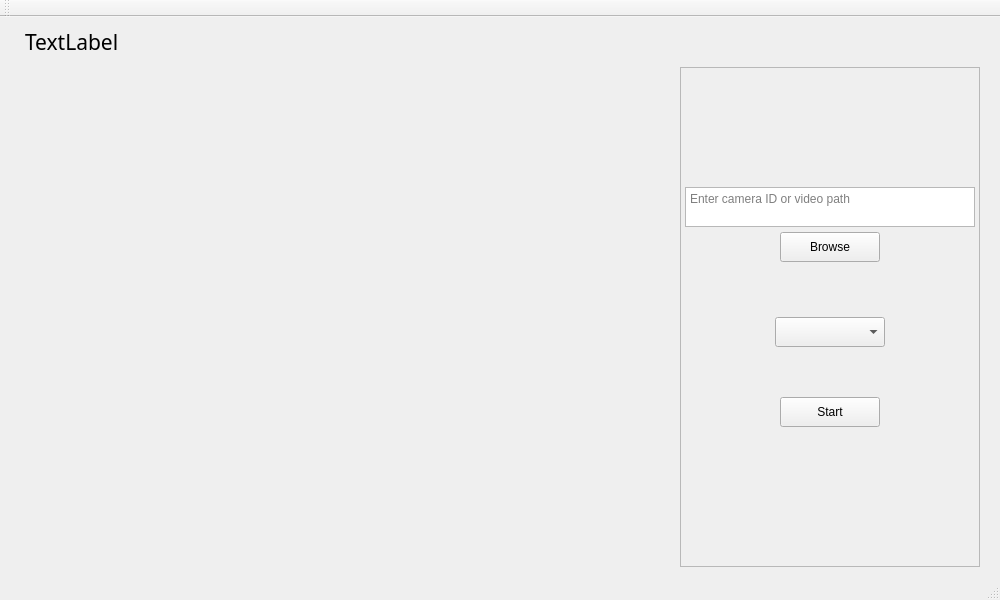
<?xml version="1.0" encoding="UTF-8"?>
<ui version="4.0">
 <class>ObjectDetectorClass</class>
 <widget class="QMainWindow" name="ObjectDetectorClass">
  <property name="geometry">
   <rect>
    <x>0</x>
    <y>0</y>
    <width>1000</width>
    <height>600</height>
   </rect>
  </property>
  <property name="windowTitle">
   <string>ObjectDetector</string>
  </property>
  <widget class="QWidget" name="centralWidget">
   <widget class="QFrame" name="frame">
    <property name="geometry">
     <rect>
      <x>680</x>
      <y>50</y>
      <width>300</width>
      <height>500</height>
     </rect>
    </property>
    <property name="sizePolicy">
     <sizepolicy hsizetype="Expanding" vsizetype="Expanding">
      <horstretch>0</horstretch>
      <verstretch>0</verstretch>
     </sizepolicy>
    </property>
    <property name="frameShape">
     <enum>QFrame::StyledPanel</enum>
    </property>
    <property name="frameShadow">
     <enum>QFrame::Raised</enum>
    </property>
    <widget class="QTextEdit" name="pathtxt">
     <property name="geometry">
      <rect>
       <x>5</x>
       <y>120</y>
       <width>290</width>
       <height>40</height>
      </rect>
     </property>
     <property name="placeholderText">
      <string>Enter camera ID or video path</string>
     </property>
    </widget>
    <widget class="QPushButton" name="browsebtn">
     <property name="geometry">
      <rect>
       <x>100</x>
       <y>165</y>
       <width>100</width>
       <height>30</height>
      </rect>
     </property>
     <property name="text">
      <string>Browse</string>
     </property>
    </widget>
    <widget class="QComboBox" name="chsobj">
     <property name="geometry">
      <rect>
       <x>95</x>
       <y>250</y>
       <width>110</width>
       <height>30</height>
      </rect>
     </property>
     <property name="placeholderText">
      <string>Select Object</string>
     </property>
    </widget>
    <widget class="QPushButton" name="startbtn">
     <property name="geometry">
      <rect>
       <x>100</x>
       <y>330</y>
       <width>100</width>
       <height>30</height>
      </rect>
     </property>
     <property name="text">
      <string>Start</string>
     </property>
    </widget>
   </widget>
   <widget class="QLabel" name="label">
    <property name="geometry">
     <rect>
      <x>20</x>
      <y>50</y>
      <width>650</width>
      <height>500</height>
     </rect>
    </property>
    <property name="text">
     <string/>
    </property>
   </widget>
   <widget class="QLabel" name="titlelabel">
    <property name="geometry">
     <rect>
      <x>25</x>
      <y>7</y>
      <width>711</width>
      <height>35</height>
     </rect>
    </property>
    <property name="font">
     <font>
      <family>Goudy Old Style</family>
      <pointsize>16</pointsize>
      <weight>50</weight>
      <bold>false</bold>
     </font>
    </property>
    <property name="text">
     <string>TextLabel</string>
    </property>
   </widget>
  </widget>
  <widget class="QMenuBar" name="menuBar">
   <property name="geometry">
    <rect>
     <x>0</x>
     <y>0</y>
     <width>1000</width>
     <height>26</height>
    </rect>
   </property>
  </widget>
  <widget class="QToolBar" name="mainToolBar">
   <attribute name="toolBarArea">
    <enum>TopToolBarArea</enum>
   </attribute>
   <attribute name="toolBarBreak">
    <bool>false</bool>
   </attribute>
  </widget>
  <widget class="QStatusBar" name="statusBar"/>
 </widget>
 <layoutdefault spacing="6" margin="11"/>
 <resources>
  <include location="ObjectDetector.qrc"/>
 </resources>
 <connections/>
</ui>
